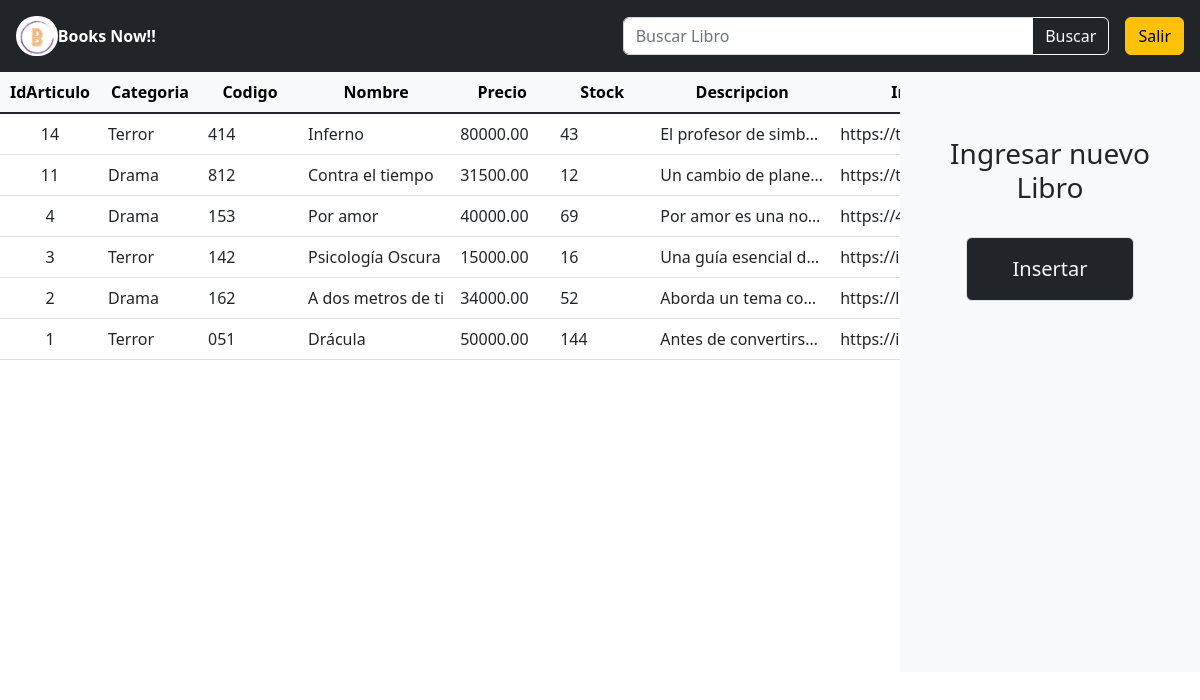
The page /logicaviews/pageadmin.php (signed in) on the database its author committed.
### tables this page shows
CREATE TABLE `articulo` (
  `idarticulo` int(11) NOT NULL,
  `idcategoria` int(11) NOT NULL,
  `codigo` varchar(50) DEFAULT NULL,
  `nombre` varchar(100) NOT NULL,
  `precio_venta` decimal(11,2) NOT NULL,
  `stock` int(11) NOT NULL,
  `descripcion` text DEFAULT NULL,
  `imagen` varchar(255) NOT NULL,
  `estado` int(1) DEFAULT NULL,
  `autor` varchar(100) NOT NULL,
  `editorial` varchar(100) NOT NULL,
  `fecha_publicacion` year(4) NOT NULL
);

CREATE TABLE `categoria` (
  `idcategoria` int(11) NOT NULL,
  `nombre` varchar(50) NOT NULL,
  `estado` bit(1) DEFAULT b'1'
);

### logicaviews/pageadmin.php (called while the page is built, shortened)
<?php
require '../crud/conf/connection.php';
if ($_SERVER['REQUEST_METHOD'] == 'POST' && isset($_POST['search'])) {
    $nombre = $_POST['search'];
    $nombre = $nombre.'%';
    $resultado = $conexion->prepare("SELECT ar.idarticulo, ar.nombre, ca.nombre AS categoria, ar.codigo, ar.precio_venta, ar.stock, ar.descripcion, ar.imagen, ar.estado, ar.autor, ar.editorial, ar.fecha_publicacion FROM articulo ar INNER JOIN categoria ca ON ca.idcategoria = ar.idcategoria WHERE ar.nombre LIKE :nombre");
    $resultado->execute(array(':nombre' => $nombre));
    $conexion = null;
}else{
    require "../crud/conf/connection.php";
    $resultado = $conexion->prepare("SELECT ar.idarticulo, ar.nombre, ca.nombre AS categoria, ar.codigo, ar.precio_venta, ar.stock, ar.descripcion, ar.imagen, ar.estado, ar.autor, ar.editorial, ar.fecha_publicacion FROM articulo ar INNER JOIN categoria ca ON ca.idcategoria = ar.idcategoria ORDER BY idarticulo DESC");
    $resultado->execute();
}
include '../view/pageadmin.view.php';
?>

### view/pageadmin.view.php (the view, shortened to what this page needs)
<!DOCTYPE html>
<html lang="en">
<head>
    <link rel="stylesheet" href="css/sweetalert2.min.css">
    <link href="https://cdn.jsdelivr.net/npm/bootstrap@5.2.0/dist/css/bootstrap.min.css" rel="stylesheet"
>
</head>
<body>
    <header class="p-3 text-bg-dark">
        <div class="dropdown">
            <div class="d-flex flex-wrap align-items-center justify-content-center justify-content-lg-start">
                <a href="../index.php" class="d-flex align-items-center mb-2 mb-lg-0 me-lg-auto text-white text-decoration-none">
                <img src="../Img/logoIcon.png" style="border-radius: 20px;" height="40px"></img>
                    <strong>Books Now!!</strong>
                </a>
                <div class="nav col-12 me-lg-3 col-md-5">
                    <form class="input-group " role="search" method="POST" action="../logicaviews/pageadmin.php">
                        <input type="search" name="search" class="col-8 form-control" placeholder="Buscar Libro"
                            aria-label="Recipient's username" aria-describedby="button-addon2">
                        <button class="btn btn-outline-light" type="submit" id="button-addon2" name="botonCrud"
                            value="Buscar">
                            Buscar
                        </button>
                    </form>
                </div>
                <div class="text-end">
                    <button type="button" onclick="location.href='../crud/logout.php'" class="btn btn-warning">Salir</button>
                </div>
            </div>
        </div>
    </header>
    <div class="row m-lg-0" style="width: 100%;">
        <div class="col-sm-6 w-75 p-lg-0 overflow-auto" style="max-height: 50vw; min-height: 50vw;">
            <table class="table">
                <thead class="table-light text-center">
                    <tr>
                        <th style="max-width: 100px; min-width: 100px;">IdArticulo</th>
                        <th style="max-width: 100px; min-width: 100px;">Categoria</th>
                        <th style="max-width: 100px; min-width: 100px;">Codigo</th>
                        <th style="max-width: 100px; min-width: 100px;">Nombre</th>
                        <th style="max-width: 100px; min-width: 100px;">Precio</th>
                        <th style="max-width: 100px; min-width: 100px;">Stock</th>
                        <th style="max-width: 100px; min-width: 100px;">Descripcion</th>
                        <th style="max-width: 100px; min-width: 100px;">Imagen</th>
                    </tr>
                </thead>
                <tbody class="table-group-divider">
                <?php
                    while($content = $resultado->fetch(PDO::FETCH_ASSOC)):
                ?>
                    <tr class="me-lg-auto" onclick="location.href='../logicaviews/AdminLibro.php?a=<?php echo $content['idarticulo']; ?>'">
                        <td class="text-center"style="max-width: 180px; min-height: 50px; max-height: 50px; overflow: hidden; text-overflow: ellipsis; white-space: nowrap;"><?php echo $content['idarticulo']; ?></td>
                        <td style="max-width: 180px; min-height: 50px; max-height: 50px; overflow: hidden; text-overflow: ellipsis; white-space: nowrap;"><?php echo $content['categoria']; ?></td>
                        <td style="max-width: 180px; min-height: 50px; max-height: 50px; overflow: hidden; text-overflow: ellipsis; white-space: nowrap;"><?php echo $content['codigo']; ?></td>
                        <td style="max-width: 180px; min-height: 50px; max-height: 50px; overflow: hidden; text-overflow: ellipsis; white-space: nowrap;"><?php echo $content['nombre']; ?></td>
                        <td style="max-width: 180px; min-height: 50px; max-height: 50px; overflow: hidden; text-overflow: ellipsis; white-space: nowrap;"><?php echo $content['precio_venta']; ?></td>
                        <td style="max-width: 180px; min-height: 50px; max-height: 50px; overflow: hidden; text-overflow: ellipsis; white-space: nowrap;"><?php echo $content['stock']; ?></td>
                        <td style="max-width: 180px; min-height: 50px; max-height: 50px; overflow: hidden; text-overflow: ellipsis; white-space: nowrap;"><?php echo $content['descripcion']; ?></td>
                        <td style="max-width: 180px; min-height: 50px; max-height: 50px; overflow: hidden; text-overflow: ellipsis; white-space: nowrap;" ><?php echo $content['imagen']; ?></td>
                    </tr>
                <?php endwhile;  ?>
                </tbody>
            </table>
        </div>
        <div class="container w-25 bg-light align-middlef">
            <div class="container text-center mt-5">
                <div class="mt-5">
                    <h3 class="p-3 col-12 alert align-items-center">Ingresar nuevo Libro</h3>
                    <div class="col align-middle">
                        <form action="../logicaviews/AdminLibro.php" method="post">
                            <input class="p-3 col-8 border btn btn-dark btn-outline-light fs-5" type="submit" name="botonCrud"
                                value="Insertar">
                        </form>
                    </div>
                </div>
            </div>
        </div>
    </div>
</body>
</html>

### rows shown on the page
articulo: idarticulo "14", idcategoria.nombre "Terror", codigo "414", nombre "Inferno", precio_venta "80000.00", stock "43", descripcion "El profesor de simb…", imagen "https://th.bing.com…"
articulo: idarticulo "11", idcategoria.nombre "Drama", codigo "812", nombre "Contra el tiempo", precio_venta "31500.00", stock "12", descripcion "Un cambio de plane…", imagen "https://th.bing.com…"
articulo: idarticulo "4", idcategoria.nombre "Drama", codigo "153", nombre "Por amor", precio_venta "40000.00", stock "69", descripcion "Por amor es una no…", imagen "https://4.bp.blogsp…"
articulo: idarticulo "3", idcategoria.nombre "Terror", codigo "142", nombre "Psicología Oscura", precio_venta "15000.00", stock "16", descripcion "Una guía esencial d…", imagen "https://imgv2-2-f.sc…"
articulo: idarticulo "2", idcategoria.nombre "Drama", codigo "162", nombre "A dos metros de ti", precio_venta "34000.00", stock "52", descripcion "Aborda un tema co…", imagen "https://libreriamore…"
articulo: idarticulo "1", idcategoria.nombre "Terror", codigo "051", nombre "Drácula", precio_venta "50000.00", stock "144", descripcion "Antes de convertirs…", imagen "https://images.cdn3…"
